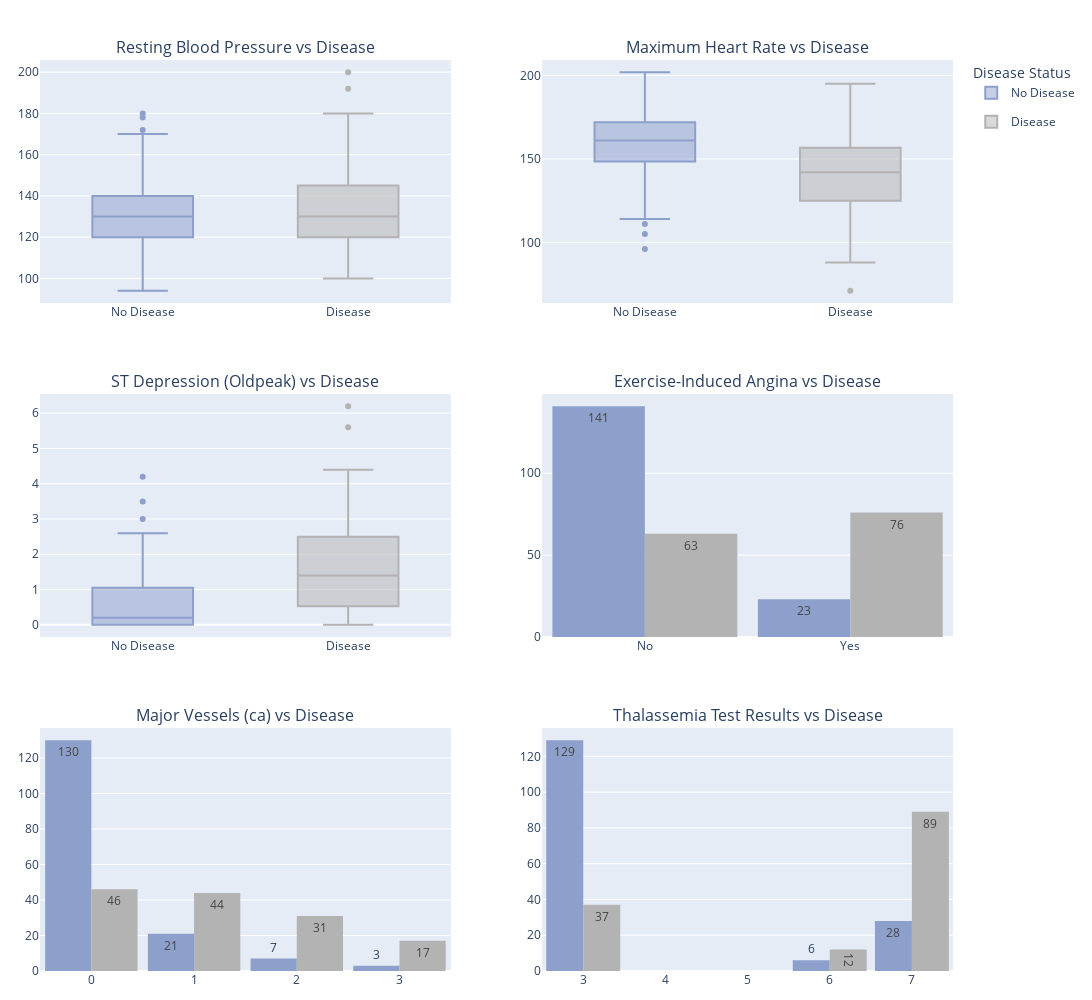

The notebook cell this image was saved under:
### Markdown cell above
### Other measures

### Code cell
# --- Data Preparation ---
colors = [ '#8da0cb', '#b3b3b3']
disease_colors = colors[:2] 
disease_labels = df['disease_status'].unique()
disease_color_map = {disease_labels[i]: disease_colors[i] for i in range(len(disease_labels))}

# --- Figure Setup ---
fig = make_subplots(rows=3, cols=2, 
                    subplot_titles=("Resting Blood Pressure vs Disease", 
                                    "Maximum Heart Rate vs Disease",
                                    "ST Depression (Oldpeak) vs Disease", 
                                    "Exercise-Induced Angina vs Disease",
                                    "Major Vessels (ca) vs Disease", 
                                    "Thalassemia Test Results vs Disease"),
                    specs=[[{}, {}] for _ in range(3)],
                    vertical_spacing=0.1, horizontal_spacing=0.1)

# Row 1, Col 1: Resting Blood Pressure
fig1 = px.box(df, x="disease_status", y="trestbps", color="disease_status",
              color_discrete_map=disease_color_map)
for t in fig1.data:
    fig.add_trace(t, row=1, col=1)

# Row 1, Col 2: Max Heart Rate
fig2 = px.box(df, x="disease_status", y="thalach", color="disease_status", 
              color_discrete_map=disease_color_map)
for t in fig2.data:
    t.update(showlegend=False)
    fig.add_trace(t, row=1, col=2)

# Row 2, Col 1: Oldpeak
fig3 = px.box(df, x="disease_status", y="oldpeak", color="disease_status", 
              color_discrete_map=disease_color_map)
for t in fig3.data:
    t.update(showlegend=False)
    fig.add_trace(t, row=2, col=1)

# Row 2, Col 2: Exercise-Induced Angina
fig4 = px.histogram(df, x="exang_label", color="disease_status", barmode="group",
                    color_discrete_map=disease_color_map, text_auto=True)
for t in fig4.data:
    t.update(showlegend=False)
    fig.add_trace(t, row=2, col=2)

# Row 3, Col 1: Major Vessels
fig5 = px.histogram(df, x="ca", color="disease_status", barmode="group",
                    color_discrete_map=disease_color_map, text_auto=True)
for t in fig5.data:
    t.update(showlegend=False)
    fig.add_trace(t, row=3, col=1)

# Row 3, Col 2: Thal
fig6 = px.histogram(df, x="thal", color="disease_status", barmode="group",
                    color_discrete_map=disease_color_map, text_auto=True)
for t in fig6.data:
    t.update(showlegend=False)
    fig.add_trace(t, row=3, col=2)

# --- Final Layout ---
fig.update_layout(height=1000, width=1200, bargap=0.1,
                  legend_title_text="Disease Status",
                  margin=dict(l=40, r=20, t=60, b=20))
fig.show()

### Figure 1 — Plotly figure (JSON) as saved in the notebook; plotly's stock layout.template omitted (floating-point values rounded to 4 significant figures; data arrays with more than 128 entries replaced by an {"elided": "..."} marker saying what was removed)
{"data": [{"alignmentgroup": "True", "hovertemplate": "disease_status=%{x}<br>trestbps=%{y}<extra></extra>", "legendgroup": "No Disease", "marker": {"color": "#8da0cb"}, "name": "No Disease", "notched": false, "offsetgroup": "No Disease", "orientation": "v", "showlegend": true, "type": "box", "x": {"elided": "164 str values"}, "x0": " ", "xaxis": "x", "y": {"elided": "164 float values"}, "y0": " ", "yaxis": "y"}, {"alignmentgroup": "True", "hovertemplate": "disease_status=%{x}<br>trestbps=%{y}<extra></extra>", "legendgroup": "Disease", "marker": {"color": "#b3b3b3"}, "name": "Disease", "notched": false, "offsetgroup": "Disease", "orientation": "v", "showlegend": true, "type": "box", "x": {"elided": "139 str values"}, "x0": " ", "xaxis": "x", "y": {"elided": "139 float values"}, "y0": " ", "yaxis": "y"}, {"alignmentgroup": "True", "hovertemplate": "disease_status=%{x}<br>thalach=%{y}<extra></extra>", "legendgroup": "No Disease", "marker": {"color": "#8da0cb"}, "name": "No Disease", "notched": false, "offsetgroup": "No Disease", "orientation": "v", "showlegend": false, "type": "box", "x": {"elided": "164 str values"}, "x0": " ", "xaxis": "x2", "y": {"elided": "164 float values"}, "y0": " ", "yaxis": "y2"}, {"alignmentgroup": "True", "hovertemplate": "disease_status=%{x}<br>thalach=%{y}<extra></extra>", "legendgroup": "Disease", "marker": {"color": "#b3b3b3"}, "name": "Disease", "notched": false, "offsetgroup": "Disease", "orientation": "v", "showlegend": false, "type": "box", "x": {"elided": "139 str values"}, "x0": " ", "xaxis": "x2", "y": {"elided": "139 float values"}, "y0": " ", "yaxis": "y2"}, {"alignmentgroup": "True", "hovertemplate": "disease_status=%{x}<br>oldpeak=%{y}<extra></extra>", "legendgroup": "No Disease", "marker": {"color": "#8da0cb"}, "name": "No Disease", "notched": false, "offsetgroup": "No Disease", "orientation": "v", "showlegend": false, "type": "box", "x": {"elided": "164 str values"}, "x0": " ", "xaxis": "x3", "y": {"elided": "164 float values"}, "y0": " ", "yaxis": "y3"}, {"alignmentgroup": "True", "hovertemplate": "disease_status=%{x}<br>oldpeak=%{y}<extra></extra>", "legendgroup": "Disease", "marker": {"color": "#b3b3b3"}, "name": "Disease", "notched": false, "offsetgroup": "Disease", "orientation": "v", "showlegend": false, "type": "box", "x": {"elided": "139 str values"}, "x0": " ", "xaxis": "x3", "y": {"elided": "139 float values"}, "y0": " ", "yaxis": "y3"}, {"alignmentgroup": "True", "bingroup": "x", "hovertemplate": "disease_status=No Disease<br>exang_label=%{x}<br>count=%{y}<extra></extra>", "legendgroup": "No Disease", "marker": {"color": "#8da0cb", "pattern": {"shape": ""}}, "name": "No Disease", "offsetgroup": "No Disease", "orientation": "v", "showlegend": false, "texttemplate": "%{value}", "type": "histogram", "x": {"elided": "164 str values"}, "xaxis": "x4", "yaxis": "y4"}, {"alignmentgroup": "True", "bingroup": "x", "hovertemplate": "disease_status=Disease<br>exang_label=%{x}<br>count=%{y}<extra></extra>", "legendgroup": "Disease", "marker": {"color": "#b3b3b3", "pattern": {"shape": ""}}, "name": "Disease", "offsetgroup": "Disease", "orientation": "v", "showlegend": false, "texttemplate": "%{value}", "type": "histogram", "x": {"elided": "139 str values"}, "xaxis": "x4", "yaxis": "y4"}, {"alignmentgroup": "True", "bingroup": "x", "hovertemplate": "disease_status=No Disease<br>ca=%{x}<br>count=%{y}<extra></extra>", "legendgroup": "No Disease", "marker": {"color": "#8da0cb", "pattern": {"shape": ""}}, "name": "No Disease", "offsetgroup": "No Disease", "orientation": "v", "showlegend": false, "texttemplate": "%{value}", "type": "histogram", "x": {"elided": "164 float values"}, "xaxis": "x5", "yaxis": "y5"}, {"alignmentgroup": "True", "bingroup": "x", "hovertemplate": "disease_status=Disease<br>ca=%{x}<br>count=%{y}<extra></extra>", "legendgroup": "Disease", "marker": {"color": "#b3b3b3", "pattern": {"shape": ""}}, "name": "Disease", "offsetgroup": "Disease", "orientation": "v", "showlegend": false, "texttemplate": "%{value}", "type": "histogram", "x": {"elided": "139 float values"}, "xaxis": "x5", "yaxis": "y5"}, {"alignmentgroup": "True", "bingroup": "x", "hovertemplate": "disease_status=No Disease<br>thal=%{x}<br>count=%{y}<extra></extra>", "legendgroup": "No Disease", "marker": {"color": "#8da0cb", "pattern": {"shape": ""}}, "name": "No Disease", "offsetgroup": "No Disease", "orientation": "v", "showlegend": false, "texttemplate": "%{value}", "type": "histogram", "x": {"elided": "164 float values"}, "xaxis": "x6", "yaxis": "y6"}, {"alignmentgroup": "True", "bingroup": "x", "hovertemplate": "disease_status=Disease<br>thal=%{x}<br>count=%{y}<extra></extra>", "legendgroup": "Disease", "marker": {"color": "#b3b3b3", "pattern": {"shape": ""}}, "name": "Disease", "offsetgroup": "Disease", "orientation": "v", "showlegend": false, "texttemplate": "%{value}", "type": "histogram", "x": {"elided": "139 float values"}, "xaxis": "x6", "yaxis": "y6"}], "layout": {"annotations": [{"font": {"size": 16}, "showarrow": false, "text": "Resting Blood Pressure vs Disease", "x": 0.225, "xanchor": "center", "xref": "paper", "y": 1, "yanchor": "bottom", "yref": "paper"}, {"font": {"size": 16}, "showarrow": false, "text": "Maximum Heart Rate vs Disease", "x": 0.775, "xanchor": "center", "xref": "paper", "y": 1, "yanchor": "bottom", "yref": "paper"}, {"font": {"size": 16}, "showarrow": false, "text": "ST Depression (Oldpeak) vs Disease", "x": 0.225, "xanchor": "center", "xref": "paper", "y": 0.6333, "yanchor": "bottom", "yref": "paper"}, {"font": {"size": 16}, "showarrow": false, "text": "Exercise-Induced Angina vs Disease", "x": 0.775, "xanchor": "center", "xref": "paper", "y": 0.6333, "yanchor": "bottom", "yref": "paper"}, {"font": {"size": 16}, "showarrow": false, "text": "Major Vessels (ca) vs Disease", "x": 0.225, "xanchor": "center", "xref": "paper", "y": 0.2667, "yanchor": "bottom", "yref": "paper"}, {"font": {"size": 16}, "showarrow": false, "text": "Thalassemia Test Results vs Disease", "x": 0.775, "xanchor": "center", "xref": "paper", "y": 0.2667, "yanchor": "bottom", "yref": "paper"}], "bargap": 0.1, "height": 1000, "legend": {"title": {"text": "Disease Status"}}, "margin": {"b": 20, "l": 40, "r": 20, "t": 60}, "width": 1200, "xaxis": {"anchor": "y", "domain": [0, 0.45]}, "xaxis2": {"anchor": "y2", "domain": [0.55, 1]}, "xaxis3": {"anchor": "y3", "domain": [0, 0.45]}, "xaxis4": {"anchor": "y4", "domain": [0.55, 1]}, "xaxis5": {"anchor": "y5", "domain": [0, 0.45]}, "xaxis6": {"anchor": "y6", "domain": [0.55, 1]}, "yaxis": {"anchor": "x", "domain": [0.7333, 1]}, "yaxis2": {"anchor": "x2", "domain": [0.7333, 1]}, "yaxis3": {"anchor": "x3", "domain": [0.3667, 0.6333]}, "yaxis4": {"anchor": "x4", "domain": [0.3667, 0.6333]}, "yaxis5": {"anchor": "x5", "domain": [0, 0.2667]}, "yaxis6": {"anchor": "x6", "domain": [0, 0.2667]}}}
